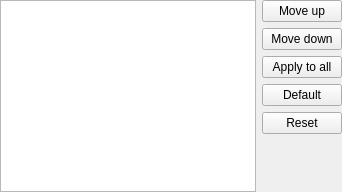
<?xml version="1.0" encoding="UTF-8"?>
<ui version="4.0">
 <class>ColumnPicker</class>
 <widget class="QWidget" name="ColumnPicker">
  <layout class="QHBoxLayout" name="body" stretch="1,0">
   <property name="leftMargin">
    <number>0</number>
   </property>
   <property name="topMargin">
    <number>0</number>
   </property>
   <property name="rightMargin">
    <number>0</number>
   </property>
   <property name="bottomMargin">
    <number>0</number>
   </property>
   <item>
    <widget class="QListWidget" name="list" />
   </item>
   <item>
    <layout class="QVBoxLayout" name="side" stretch="0,0,0,0,0,1">
     <item>
      <widget class="QPushButton" name="moveUp">
       <property name="text">
        <string>Move up</string>
       </property>
      </widget>
     </item>
     <item>
      <widget class="QPushButton" name="moveDown">
       <property name="text">
        <string>Move down</string>
       </property>
      </widget>
     </item>
     <item>
      <widget class="QPushButton" name="applyToAll">
       <property name="text">
        <string>Apply to all</string>
       </property>
      </widget>
     </item>
     <item>
      <widget class="QPushButton" name="defaultColumns">
       <property name="text">
        <string>Default</string>
       </property>
      </widget>
     </item>
     <item>
      <widget class="QPushButton" name="resetColumns">
       <property name="text">
        <string>Reset</string>
       </property>
      </widget>
     </item>
     <item>
      <spacer name="sideEnd">
       <property name="orientation">
        <enum>Qt::Vertical</enum>
       </property>
       <property name="sizeType">
        <enum>QSizePolicy::Expanding</enum>
       </property>
       <property name="sizeHint" stdset="0">
        <size>
         <width>0</width>
         <height>0</height>
        </size>
       </property>
      </spacer>
     </item>
    </layout>
   </item>
  </layout>
 </widget>
 <resources />
 <connections />
</ui>
